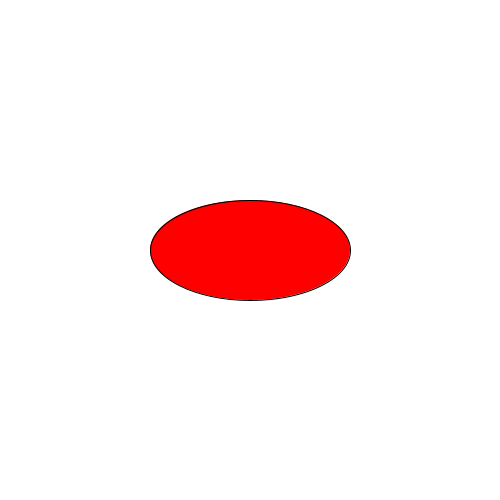
Frame 1 (no input)
Frame 60 (the mouse pressed at the canvas centre just before this capture): identical to frame 1, image omitted
Frame 120 (the mouse held since frame 60 and released just before this capture): identical to frame 1, image omitted

The Processing sketch that drew this single still picture (run headless with seeded random() and noise(); from frame 60 on, the mouse is pressed at the canvas centre):

// Processing sketch: Claude7
// ── Claude7.pde
void setup(){
  size(500,500);
}

void draw(){
  background(255);
  
  int xLoc =250;
  int yLoc =250;
  int w =200;
  int h =100;
  fill(#ff0000);
  strokeWeight(1);
  
  ellipse(xLoc,yLoc,w,h);
  //line(0,0,499,499);
  //line(0,height/2,500,height/2);
}
